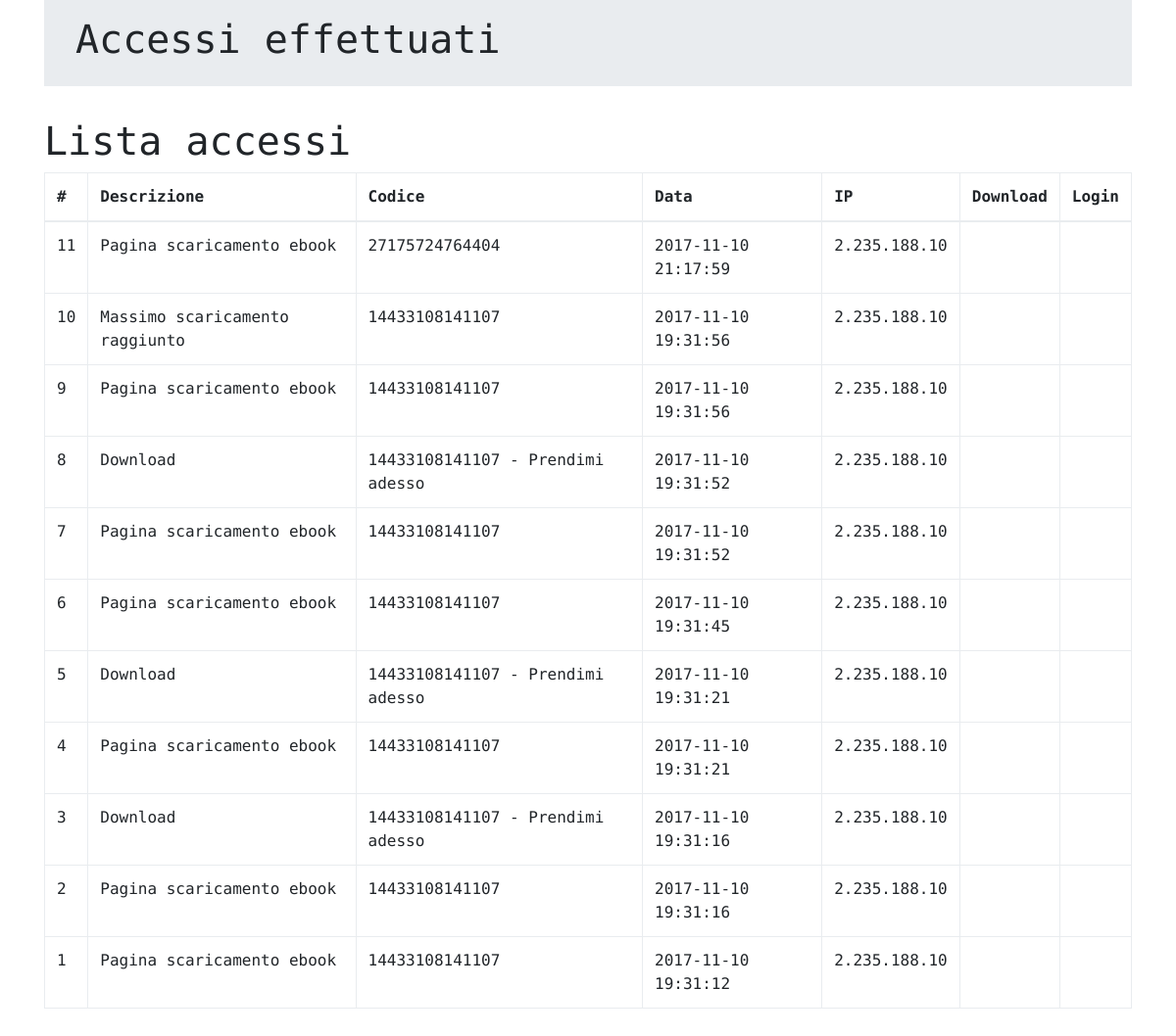
Page /accessi.php on the committed database.
### tables this page shows
CREATE TABLE `accesso` (
  `accessoid` int(11) NOT NULL,
  `descrizione` varchar(255) NOT NULL,
  `codice` varchar(255) NOT NULL,
  `data` timestamp NOT NULL DEFAULT CURRENT_TIMESTAMP,
  `ip` varchar(255) NOT NULL,
  `download` tinyint(1) NOT NULL,
  `login` tinyint(1) NOT NULL
);

### accessi.php (the view, shortened to what this page needs)
<!DOCTYPE html>
<html lang="it">
<head>
  <link href="vendor/bootstrap/bootstrap.min.css" rel="stylesheet">
  <link href="css/stile.css" rel="stylesheet">
</head>
<body>
  <div class="container theme-showcase" role="main">
    <div class="jumbotron">
      <h1>Accessi effettuati</h1>
    </div>
    <div class="page-header">
      <h1>Lista accessi</h1>
    </div>
    <div class="row">
      <div class="col-md-12">
        <table class="table table-bordered">
          <thead>
            <tr>
              <th class='hidden-xs hidden-sm'>#</th>
              <th>Descrizione</th>
              <th>Codice</th>
              <th>Data</th>
              <th>IP</th>
              <th class='hidden-xs hidden-sm'>Download</th>
              <th class='hidden-xs hidden-sm'>Login</th>
            </tr>
          </thead>
          <tbody>
            <?php
            try {
              include 'config.php';
              $db = new PDO("mysql:host=" . $dbhost . ";dbname=" . $dbname, $dbuser, $dbpswd);
              $db->setAttribute(PDO::ATTR_ERRMODE, PDO::ERRMODE_WARNING);
              $db->setAttribute(PDO::ATTR_DEFAULT_FETCH_MODE, PDO::FETCH_OBJ);
              $db->setAttribute(PDO::MYSQL_ATTR_INIT_COMMAND, 'SET NAMES UTF8');
              $sql = 'SELECT accesso.* FROM accesso '
                    .'ORDER BY accessoid DESC';
              $result = $db->query($sql);
              foreach ($result as $row) {
                $row = get_object_vars($row);
                print "<tr>\n";
                print " <td class='hidden-xs hidden-sm'>".$row['accessoid']."</td>\n";
                print " <td>".$row['descrizione']."</td>\n";
                print " <td>".$row['codice']."</td>\n";
                print " <td>".$row['data']."</td>\n";
                print " <td>".$row['ip']."</td>\n";
                if ($row['download']) {
                  print " <td class='hidden-xs hidden-sm'><span class='glyphicon glyphicon-ok verde' aria-hidden='true'></span></td>\n";
                } else {
                  print " <td class='hidden-xs hidden-sm'><span class='glyphicon glyphicon-minus rosso' aria-hidden='true'></span></td>\n";
                }
                if ($row['login']) {
                  print " <td class='hidden-xs hidden-sm'><span class='glyphicon glyphicon-ok verde' aria-hidden='true'></span></td>\n";
                } else {
                  print " <td class='hidden-xs hidden-sm'><span class='glyphicon glyphicon-minus rosso' aria-hidden='true'></span></td>\n";
                }
                print "</tr>\n";
              }
            } catch (PDOException $e) {
              throw new PDOException("Error  : " . $e->getMessage());
            }
            ?>
          </tbody>
        </table>
      </div>
    </div>
    <br>
  </div>
</body>
</html>

### css/stile.css (style rules this page uses)
html { overflow-y: scroll; }
body { font-family: 'Ubuntu Mono', monospace; }
.jumbotron { border-radius: 0px; padding: 1rem 2rem; }

### rows in the picture
accesso: accessoid "11", descrizione "Pagina scaricamento ebook", codice "27175724764404", data "2017-11-10 21:17:59", ip "2.235.188.10"
accesso: accessoid "10", descrizione "Massimo scaricamento raggiunto", codice "14433108141107", data "2017-11-10 19:31:56", ip "2.235.188.10"
accesso: accessoid "9", descrizione "Pagina scaricamento ebook", codice "14433108141107", data "2017-11-10 19:31:56", ip "2.235.188.10"
accesso: accessoid "8", descrizione "Download", codice "14433108141107 - Prendimi adesso", data "2017-11-10 19:31:52", ip "2.235.188.10"
accesso: accessoid "7", descrizione "Pagina scaricamento ebook", codice "14433108141107", data "2017-11-10 19:31:52", ip "2.235.188.10"
accesso: accessoid "6", descrizione "Pagina scaricamento ebook", codice "14433108141107", data "2017-11-10 19:31:45", ip "2.235.188.10"
accesso: accessoid "5", descrizione "Download", codice "14433108141107 - Prendimi adesso", data "2017-11-10 19:31:21", ip "2.235.188.10"
accesso: accessoid "4", descrizione "Pagina scaricamento ebook", codice "14433108141107", data "2017-11-10 19:31:21", ip "2.235.188.10"
accesso: accessoid "3", descrizione "Download", codice "14433108141107 - Prendimi adesso", data "2017-11-10 19:31:16", ip "2.235.188.10"
accesso: accessoid "2", descrizione "Pagina scaricamento ebook", codice "14433108141107", data "2017-11-10 19:31:16", ip "2.235.188.10"
accesso: accessoid "1", descrizione "Pagina scaricamento ebook", codice "14433108141107", data "2017-11-10 19:31:12", ip "2.235.188.10"
